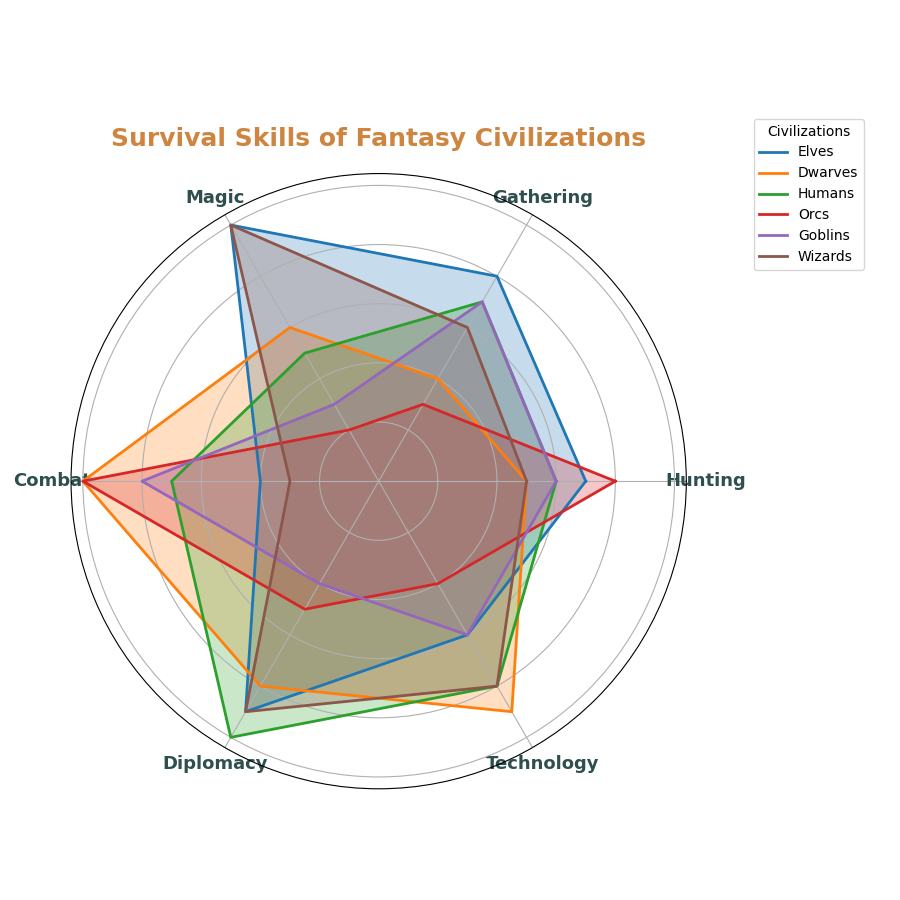

Write the Python code that produced this figure.
import matplotlib.pyplot as plt
import numpy as np

# Define the civilizations and their corresponding skills' values
civilizations = ['Elves', 'Dwarves', 'Humans', 'Orcs', 'Goblins', 'Wizards']
attributes = ['Hunting', 'Gathering', 'Magic', 'Combat', 'Diplomacy', 'Technology']

elves = [7, 8, 10, 4, 9, 6]
dwarves = [5, 4, 6, 10, 8, 9]
humans = [6, 7, 5, 7, 10, 8]
orcs = [8, 3, 2, 10, 5, 4]
goblins = [6, 7, 3, 8, 4, 6]
wizards = [5, 6, 10, 3, 9, 8]

data = np.array([elves, dwarves, humans, orcs, goblins, wizards])

num_vars = len(attributes)
angles = np.linspace(0, 2 * np.pi, num_vars, endpoint=False).tolist()
angles += angles[:1]

data = np.concatenate((data, data[:, [0]]), axis=1)

fig, ax = plt.subplots(figsize=(9, 9), subplot_kw=dict(polar=True))
plt.title('Survival Skills of Fantasy Civilizations', size=18, weight='bold', pad=20, color='peru')

colors = ['#1f77b4', '#ff7f0e', '#2ca02c', '#d62728', '#9467bd', '#8c564b']
for idx, (label, color) in enumerate(zip(civilizations, colors)):
    ax.plot(angles, data[idx], linewidth=2, linestyle='solid', label=label, color=color)
    ax.fill(angles, data[idx], color=color, alpha=0.25)

ax.set_yticklabels([])
ax.set_xticks(angles[:-1])
ax.set_xticklabels(attributes, fontsize=13, fontweight='bold', color='darkslategray')

plt.legend(loc='upper right', bbox_to_anchor=(1.3, 1.1), fontsize=10, title='Civilizations')

plt.tight_layout()
plt.show()
